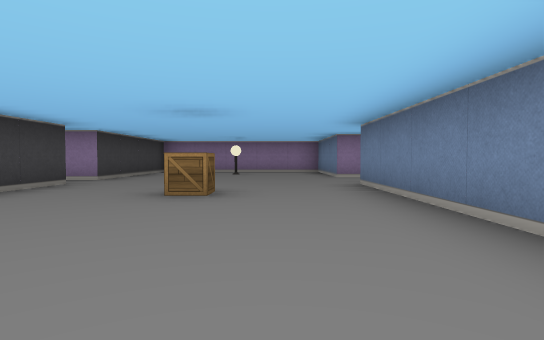
view 1 (above)

16 first-person views from a walk through a cub3D maze. The camera is about half as high as the walls, tilts 2° down and sees 80° across. The floor is counted in squares. Each view is taken from the middle of a square. On the plan, view 1 faces up. The plan holds only what a view shows up to about 9 squares ahead; the rest is blank. The place goes on beyond the plan.

view 2
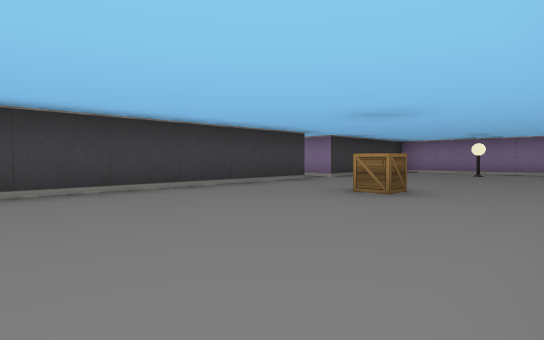

view 3
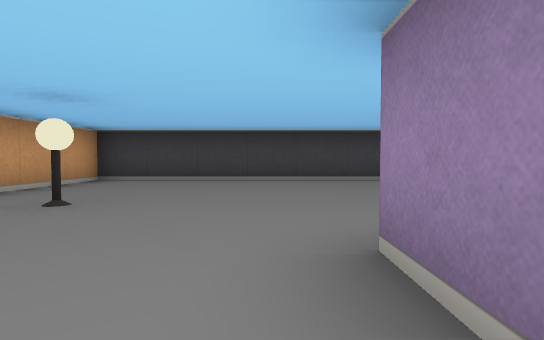

view 4
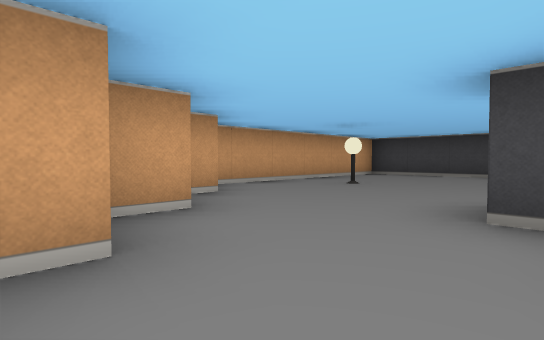

view 5
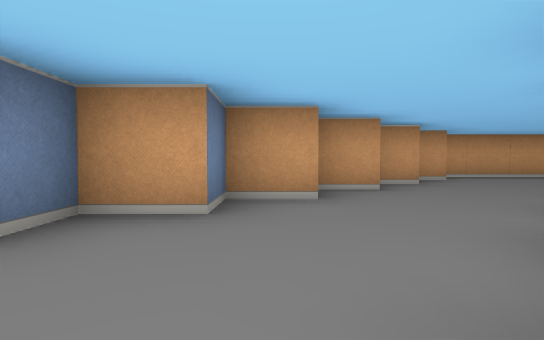

view 6
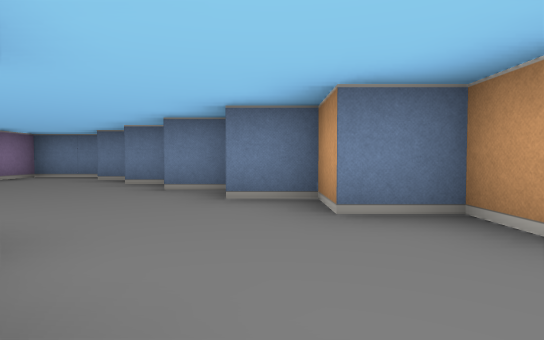

view 7
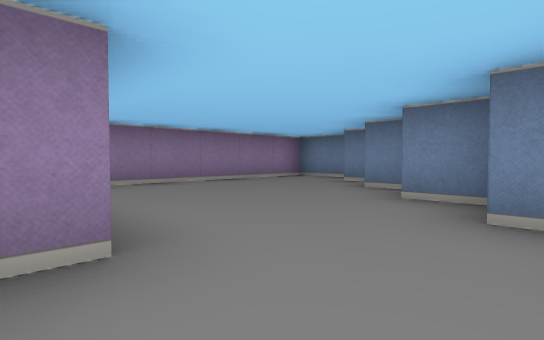

view 8
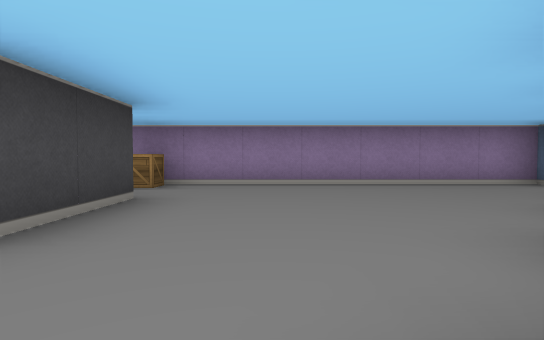

view 9
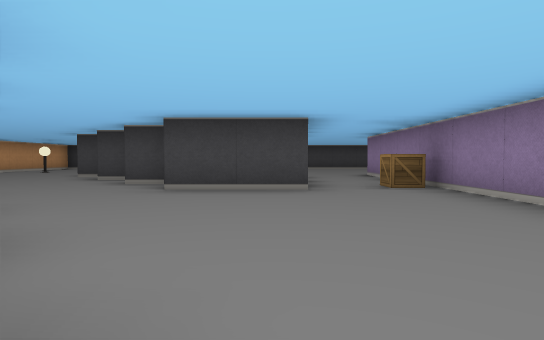

view 10
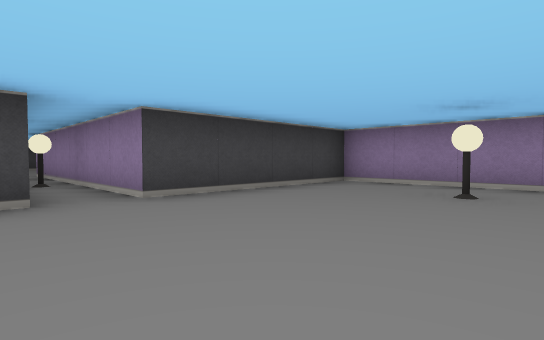

view 11
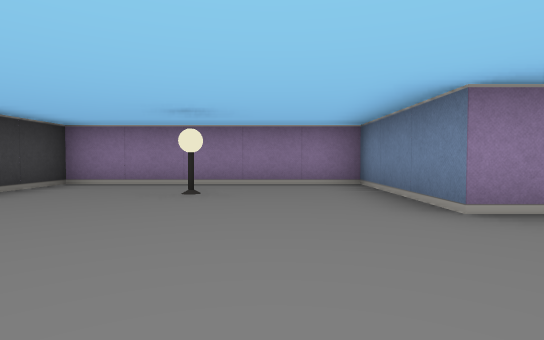

view 12
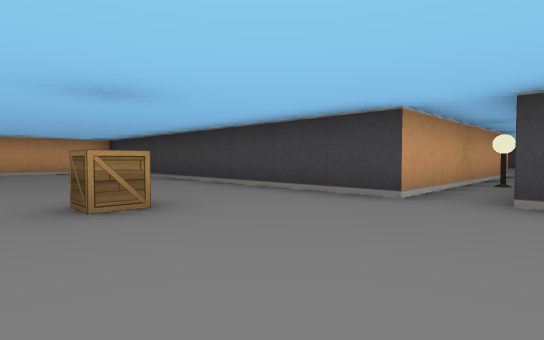

view 13
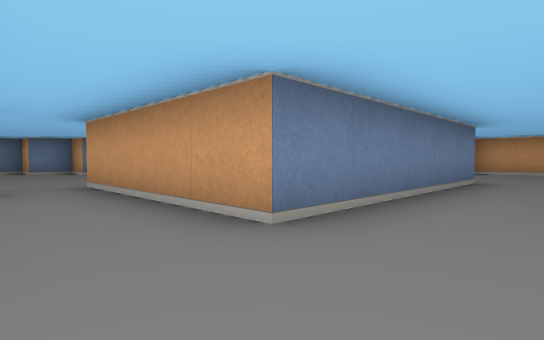

view 14
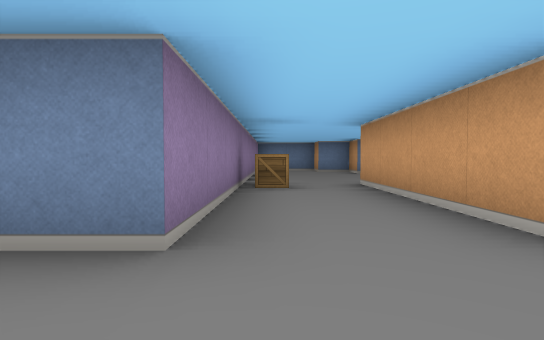

view 15
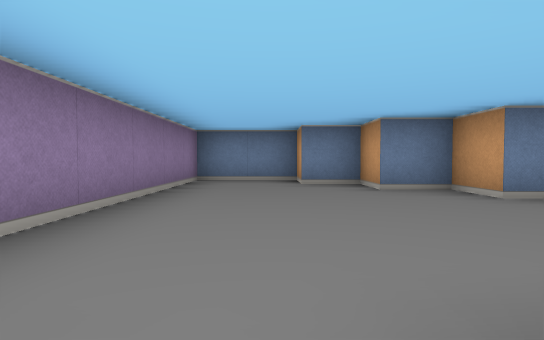

view 16
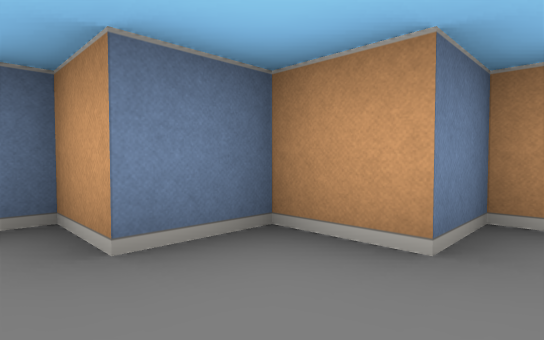

### Floor plan
Points are (right, up) in squares from view 1. A wall is a line through its corners. A room is listed if a view was taken in it or the views show most of it. See-through windows are left out.
Room 1 (views 1, 2, 3, 4, 6, 7, 8, 9, 10, 11, 12, 13, 14, 16)
walls: (2.5, 1) (2.5, 0.5) (1.5, 0.5) (1.5, 5.5); (3.5, 2.1) (3.5, 1.5); (4.5, 3.2) (4.5, 2.5); (1.5, 7.5) (1.5, 10.5) (-3.5, 10.5) (-3.5, 6.5) (-7.5, 6.5); (5.5, 3.5) (5.1, 3.5); (5.4, 0.5) (6.5, 0.5) (6.5, 1.5) (7.5, 1.5) (7.5, 2.5); (2.4, -2.5) (3.5, -2.5) (3.5, -1.5) (4.5, -1.5) (4.5, -0.5) (5.5, -0.5) (5.5, -0.1); (8.5, 2.6) (8.5, 3.5) (9.5, 3.5) (9.5, 4.5) (10.5, 4.5) (10.5, 5.5) (11.5, 5.5) (11.5, 7.5) (10.5, 7.5); (-7.5, 5.5) (-3.5, 5.5) (-3.5, -3.5) (2.2, -3.5)
ways out: opening at (1, 6.5) to room 2; opening at (8.5, 4.7) to room 2
objects: lamp (-6, 6); crate (-1, 4); lamp (-1, 9); lamp (0, -2)
Room 2 (views 5, 15)
walls: (1.5, 5.5) (5.5, 5.5) (5.5, 3.5); (10.5, 7.5) (1.5, 7.5)
ways out: opening at (1, 6.5) to room 1; opening at (8.5, 4.7) to room 1
objects: crate (5, 7)

Positions as (right, up) in squares from view 1, and headings:
1: (0, 0), facing up
2: (1, 0), facing up-left
3: (3, 0), facing left
4: (5, 1), facing down-left
5: (6, 4), facing down
6: (4, 2), facing right
7: (5, 2), facing up-right
8: (7, 2), facing up
9: (10, 5), facing left
10: (0, 5), facing up-left
11: (0, 5), facing up
12: (0, 7), facing down-left
13: (0, 7), facing down-right
14: (0, 7), facing right
15: (5, 6), facing right
16: (3, 0), facing down-right
